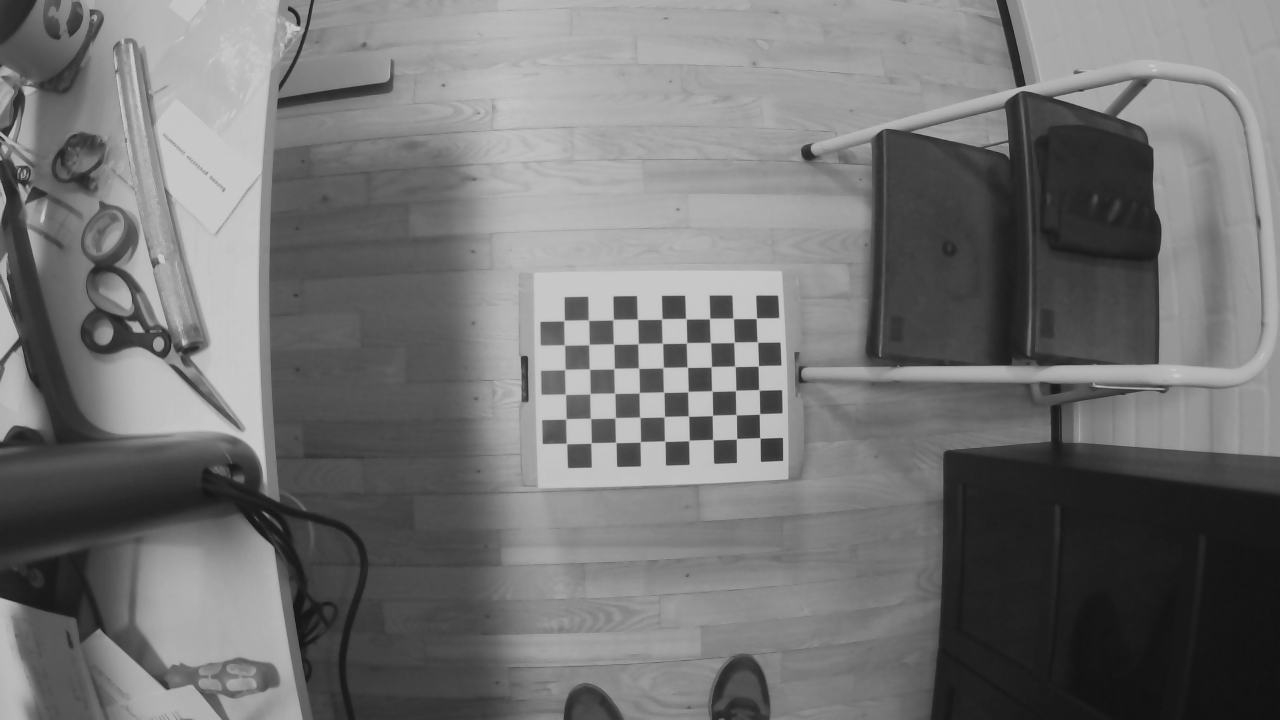
#> input picture data/calibration_images/left-0001.png, 1280 x 720 px; its folder holds 6 pictures in this run
$ python calibration.py   (older library calls are emulated)
#> lines starting #> are read from the running program, lines starting #| are printed output that depends on the picture
import numpy as np
import cv2
import glob
import matplotlib.pyplot as plt
import pickle


class Calibration:
    def __init__(self, img_path, nb_vertical, nb_horizontal):
        # setup for the calibration images
#> further down, img_left is the input picture: shape (720, 1280, 3); min 18, max 201, mean 115.2
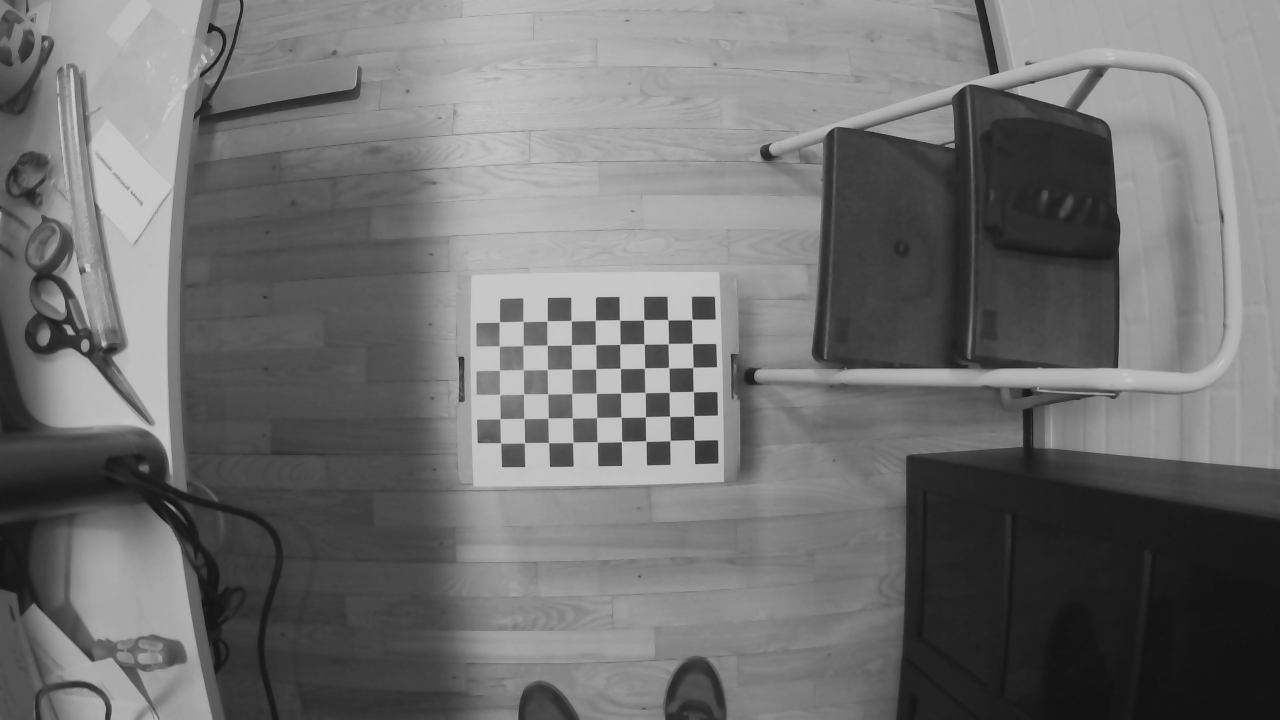
#> input picture data/calibration_images/right-0001.png, 1280 x 720 px
#> further down, img_right is the input picture: shape (720, 1280, 3); min 18, max 201, mean 112.4
        self.PATH = img_path
        self.pattern_size = (nb_vertical, nb_horizontal)

        self.img_shape = None
        # for distorsion
        self.objpoints = []

        self.left_mtx = None
        self.left_dist = None
        self.left_roi = None
        self.left_cameramtx = None
        self.left_imgpoints = None

        self.right_mtx = None
        self.right_dist = None
        self.right_roi = None
        self.right_cameramtx = None
        self.right_imgpoints = None


        # Resulting calculations
        self.F = None
        self.R_l = None
        self.R_r = None
        self.P_l = None
        self.P_r = None
        self.left_map = None
        self.right_map = None

    def calibrate(self, Show = False):

        #calibrate left camera
        ind = self.PATH.find("*")
        path = self.PATH[0:ind] + "left" + self.PATH[ind:]
        print(path)
        self.left_mtx, self.left_dist, self.left_roi, self.left_cameramtx, self.left_imgpoints = self._calibrate(path,Show)

        #calibrate the right camera
        path = self.PATH[0:ind] + "right" + self.PATH[ind:]
        print(path)
        self.right_mtx, self.right_dist, self.right_roi, self.right_cameramtx, self.right_imgpoints = self._calibrate(path,Show)

        self._rectify(self.img_shape,Show)


    def _calibrate(self, Path, Show):

        # prepare object points, like (0,0,0), (1,0,0), (2,0,0) ....,(6,5,0)
        objp = np.zeros((self.pattern_size[0]*self.pattern_size[1],3), np.float32)
        objp[:,:2] = np.mgrid[0:self.pattern_size[0],0:self.pattern_size[1]].T.reshape(-1,2)

        # Arrays to store object points and image points from all the images.
        self.objpoints = [] # 3d point in real world space
        imgpoints = [] # 2d points in image plane.

        # Load the images
        images = glob.glob(Path)
        assert images

        # perform calibration for left images only
        for fname in images:
            img = cv2.imread(fname)
            gray = cv2.cvtColor(img, cv2.COLOR_BGR2GRAY)

            #Implement findChessboardCorners here
            ret, corners = cv2.findChessboardCorners(img, self.pattern_size)

            # If found, add object points, image points (after refining them)
            if ret == True:
                self.objpoints.append(objp)
                imgpoints.append(corners)

        if Show == True:
            img = cv2.drawChessboardCorners(img, (self.pattern_size[0],self.pattern_size[1]), corners,ret)
            cv2.imshow('img',img)
            cv2.waitKey(0)


        h, w = img.shape[:2]
        self.img_shape = gray.shape[::-1]
        ret, mtx, dist, rvecs, tvecs = cv2.calibrateCamera(self.objpoints, imgpoints, self.img_shape, None, None)
        newcameramtx, roi = cv2.getOptimalNewCameraMatrix(mtx,dist,(w,h),0,(w,h))

        return mtx, dist, roi, newcameramtx, imgpoints

    # [10 lines left out: function distort_img, not called in this run]

    def _rectify(self, dims, Show = False):
        flags = 0
        #flags |= cv2.CALIB_FIX_INTRINSIC
        flags |= cv2.CALIB_FIX_PRINCIPAL_POINT
        #flags |= cv2.CALIB_USE_INTRINSIC_GUESS
        #flags |= cv2.CALIB_FIX_FOCAL_LENGTH
        flags |= cv2.CALIB_FIX_ASPECT_RATIO
        #flags |= cv2.CALIB_ZERO_TANGENT_DIST
        #flags |= cv2.CALIB_RATIONAL_MODEL
        # flags |= cv2.CALIB_SAME_FOCAL_LENGTH
        # flags |= cv2.CALIB_FIX_K3
        # flags |= cv2.CALIB_FIX_K4
        # flags |= cv2.CALIB_FIX_K5
        stereocalib_criteria = (cv2.TERM_CRITERIA_MAX_ITER + cv2.TERM_CRITERIA_EPS, 2000, 1e-5)

        ret, M1, d1, M2, d2, R, T, E, self.F = cv2.stereoCalibrate(self.objpoints, self.left_imgpoints,
                                                              self.right_imgpoints, self.left_mtx, self.left_dist,
                                                              self.right_mtx,self.right_dist, dims,
                                                              criteria=stereocalib_criteria, flags=flags)
        self.R_l, self.R_r, self.P_l, self.P_r, Q, roi1, roi2 = cv2.stereoRectify(M1,d1,M2,d2,dims,R,T)

        self.left_map = cv2.initUndistortRectifyMap(M1,d1,self.R_l,self.P_l,dims,cv2.CV_32FC1)
        self.right_map = cv2.initUndistortRectifyMap(M2,d2,self.R_r,self.P_r,dims,cv2.CV_32FC1)

    def _drawlines(self, img1,img2,lines,pts1,pts2):
        ''' img1 - image on which we draw the epilines for the points in img2
            lines - corresponding epilines '''
        r,c = img1.shape
        img1 = cv2.cvtColor(img1,cv2.COLOR_GRAY2BGR)
        img2 = cv2.cvtColor(img2,cv2.COLOR_GRAY2BGR)
        for r,pt1,pt2 in zip(lines,pts1,pts2):
            color = tuple(np.random.randint(0,255,3).tolist())
            x0,y0 = map(int, [0, -r[2]/r[1] ])
            x1,y1 = map(int, [c, -(r[2]+r[0]*c)/r[1] ])
            img1 = cv2.line(img1, (x0,y0), (x1,y1), color,2)
            img1 = cv2.circle(img1,tuple(pt1),5,color,-1)
            img2 = cv2.circle(img2,tuple(pt2),5,color,-1)
        return img1,img2

    # [13 lines left out: functions left_remap, right_remap, not called in this run]

    def draw_epilines(self,left_img,right_img, nb_matches = 200):
#> called with nb_matches = 50
        left_img = cv2.cvtColor(left_img,cv2.COLOR_BGR2GRAY)
        right_img = cv2.cvtColor(right_img,cv2.COLOR_BGR2GRAY)

        sift = cv2.xfeatures2d.SIFT_create()
        # find the keypoints and descriptors with SIFT
        kp1, des1 = sift.detectAndCompute(left_img, None)
#> kp1 = 767 keypoints; strongest (x, y, size): (771, 450, 14.5), (725, 452, 15), (721, 306, 14.8), (767, 306, 14.5)
        kp2, des2 = sift.detectAndCompute(right_img, None)
#> kp2 = 797 keypoints; strongest (x, y, size): (706, 452, 15), (703, 307, 15.1), (656, 307, 15.3), (658, 454, 15.2)

        # create BFMatcher object
        bf = cv2.BFMatcher()
        # Match descriptors.
        matches = bf.match(des1,des2)
#> matches = 767 matches

        #flann = cv2.DescriptorMatcher_create(cv2.DescriptorMatcher_FLANNBASED)
        #matches = flann.match(des1, des2)


        # Sort them in the order of their distance (i.e. best matches first).
        matches = sorted(matches, key = lambda x:x.distance)

        good = []
        pts1 = []
        pts2 = []

        for m in matches[:nb_matches]:
                good.append(m)
                pts1.append(kp1[m.queryIdx].pt)
                pts2.append(kp2[m.trainIdx].pt)
#> this loop made 50 passes
#> after the loop, good = 50 matches; pts1 = 50 pairs, first value 589.4 to 1232.9, second value 215 to 658.5; pts2 = 50 pairs, first value 525.6 to 1203.5, second value 213.5 to 661.4

        pts1 = np.int32(pts1)
#> pts1 = 50 pairs, first value 589 to 1232, second value 215 to 658
        pts2 = np.int32(pts2)
#> pts2 = 50 pairs, first value 525 to 1203, second value 213 to 661
        #Implement findFundamentalMat here:
        if self.F is None:
            F, mask = cv2.findFundamentalMat(pts1,pts2,cv2.FM_8POINT)
#> F = [[1.16e-06, 3.59e-05, -0.0146], [-3.41e-05, 1.1e-06, 0.0224], [0.0119, -0.0233, 1]]; mask = 50 values from 1 to 1
            # We select only inlier points
            pts1 = pts1[mask.ravel() == 1]
            pts2 = pts2[mask.ravel() == 1]
        else:
            F = self.F
        # Find epilines corresponding to points in right image (second image) and
        # drawing its lines on left image
        lines1 = cv2.computeCorrespondEpilines(pts2.reshape(-1, 1, 2), 2 ,F)
#> lines1 = 50 rows, first 8: [0.564, -0.825, -60.41], [0.76, -0.65, -259], [0.989, 0.149, -720], [-0.817, -0.576, 769.5], [0.827, 0.562, -770.6], [-0.984, 0.179, 590.2], [0.584, -0.812, -78.41], [0.76, -0.65, -259]
        lines1 = lines1.reshape(-1, 3)
        img5, img6 = self._drawlines(left_img, right_img, lines1, pts1, pts2)
#> the loop in _drawlines, `for r,pt1,pt2 in zip(lines,pts1,pts2):` made 50 passes
#> (r, pt1, pt2, color, y0, y1) on passes 1 to 9: ([0.564, -0.825, -60.41], [666, 394], [569, 318], (172, 47, 117), -73, 802), ([0.76, -0.65, -259], [739, 436], [597, 318], (192, 67, 251), -398, 1098), ([0.989, 0.149, -720], [666, 394], [646, 317], (195, 103, 9), 4830, -3661), ([-0.817, -0.576, 769.5], [629, 476], [561, 476], (211, 21, 242), 1335, -480), ([0.827, 0.562, -770.6], [762, 411], [670, 322], (36, 87, 70), 1371, -513), ([-0.984, 0.179, 590.2], [736, 340], [647, 443], (216, 88, 140), -3293, 3733), ([0.584, -0.812, -78.41], [735, 461], [550, 300], (58, 193, 230), -96, 823), ([0.76, -0.65, -259], [734, 441], [597, 318], (39, 87, 174), -398, 1098), ([0.652, 0.758, -728.7], [689, 369], [670, 342], (88, 81, 165), 961, -139)
#> after the loop in _drawlines, `for r,pt1,pt2 in zip(lines,pts1,pts2):`: img1: shape (720, 1280, 3); mean B, G, R 113.8, 116.1, 115.5
#> after the loop in _drawlines, `for r,pt1,pt2 in zip(lines,pts1,pts2):`:
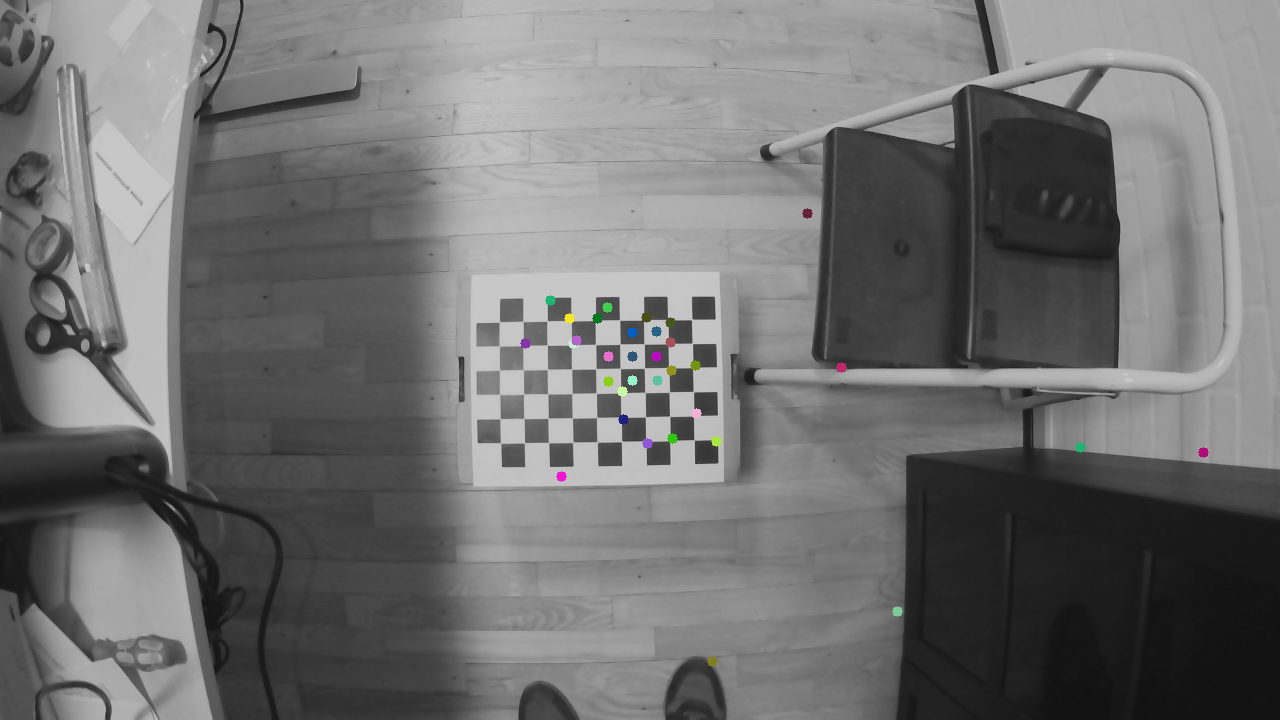
#> img2: shape (720, 1280, 3); mean B, G, R 112.4, 112.4, 112.4

        # Find epilines corresponding to points in left image (first image) and
        # drawing its lines on right image
        lines2 = cv2.computeCorrespondEpilines(pts1.reshape(-1, 1, 2), 1, F)
#> lines2 = 50 rows, first 8: [0.907, 0.422, -733.5], [0.64, -0.768, -123.4], [0.907, 0.422, -733.5], [0.907, 0.422, -733.5], [0.318, -0.948, 148.6], [-0.557, -0.831, 662], [0.797, -0.605, -283.3], [0.702, -0.712, -183.1]
        lines2 = lines2.reshape(-1, 3)
        img3, img4 = self._drawlines(right_img, left_img, lines2, pts2, pts1)
#> the loop in _drawlines (call 2), `for r,pt1,pt2 in zip(lines,pts1,pts2):` made 50 passes
#> (r, pt1, pt2, color, y0, y1) on passes 1 to 8: ([0.907, 0.422, -733.5], [569, 318], [666, 394], (0, 138, 114), 1738, -1012), ([0.64, -0.768, -123.4], [597, 318], [739, 436], (43, 186, 127), -160, 906), ([0.907, 0.422, -733.5], [646, 317], [666, 394], (23, 187, 130), 1738, -1012), ([0.907, 0.422, -733.5], [561, 476], [629, 476], (121, 98, 62), 1737, -1011), ([0.318, -0.948, 148.6], [670, 322], [762, 411], (163, 222, 123), 156, 585), ([-0.557, -0.831, 662], [647, 443], [736, 340], (195, 82, 174), 796, -60), ([0.797, -0.605, -283.3], [550, 300], [735, 461], (227, 148, 209), -468, 1217), ([0.702, -0.712, -183.1], [597, 318], [734, 441], (50, 155, 14), -256, 1003)
#> after the loop in _drawlines (call 2), `for r,pt1,pt2 in zip(lines,pts1,pts2):`:
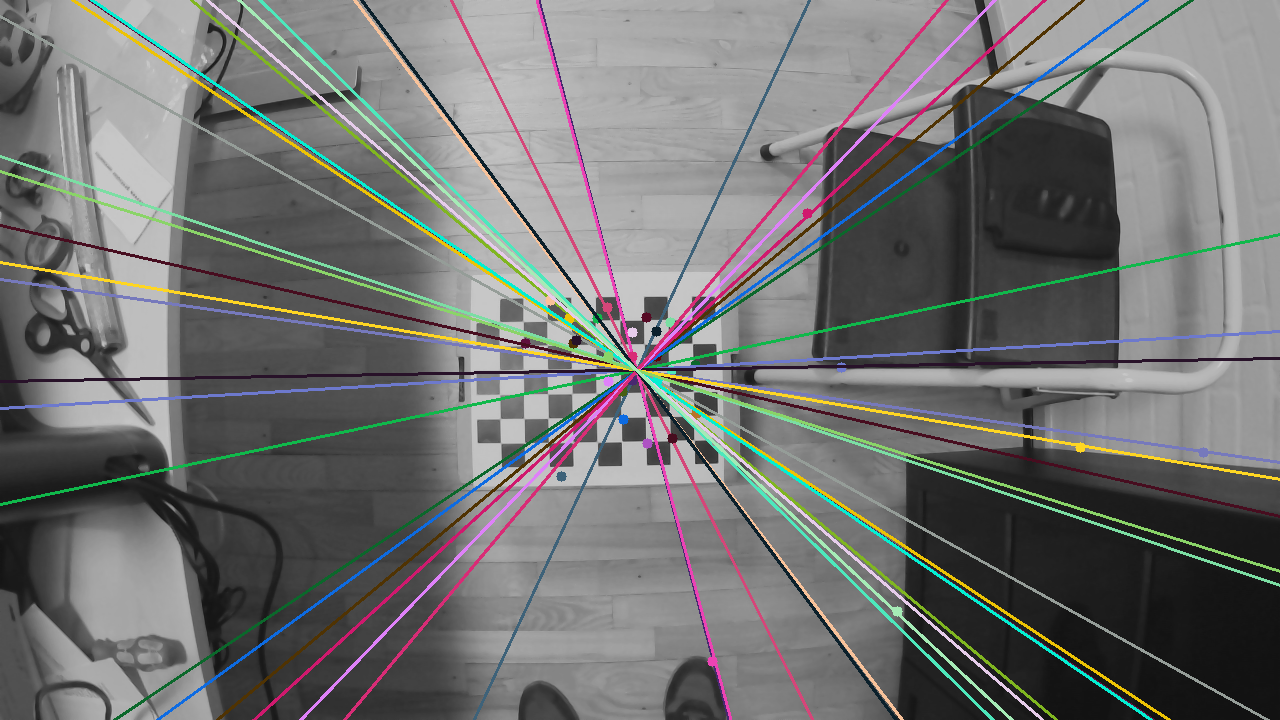
#> img1: shape (720, 1280, 3); mean B, G, R 112.9, 114, 113.1
#> after the loop in _drawlines (call 2), `for r,pt1,pt2 in zip(lines,pts1,pts2):`:
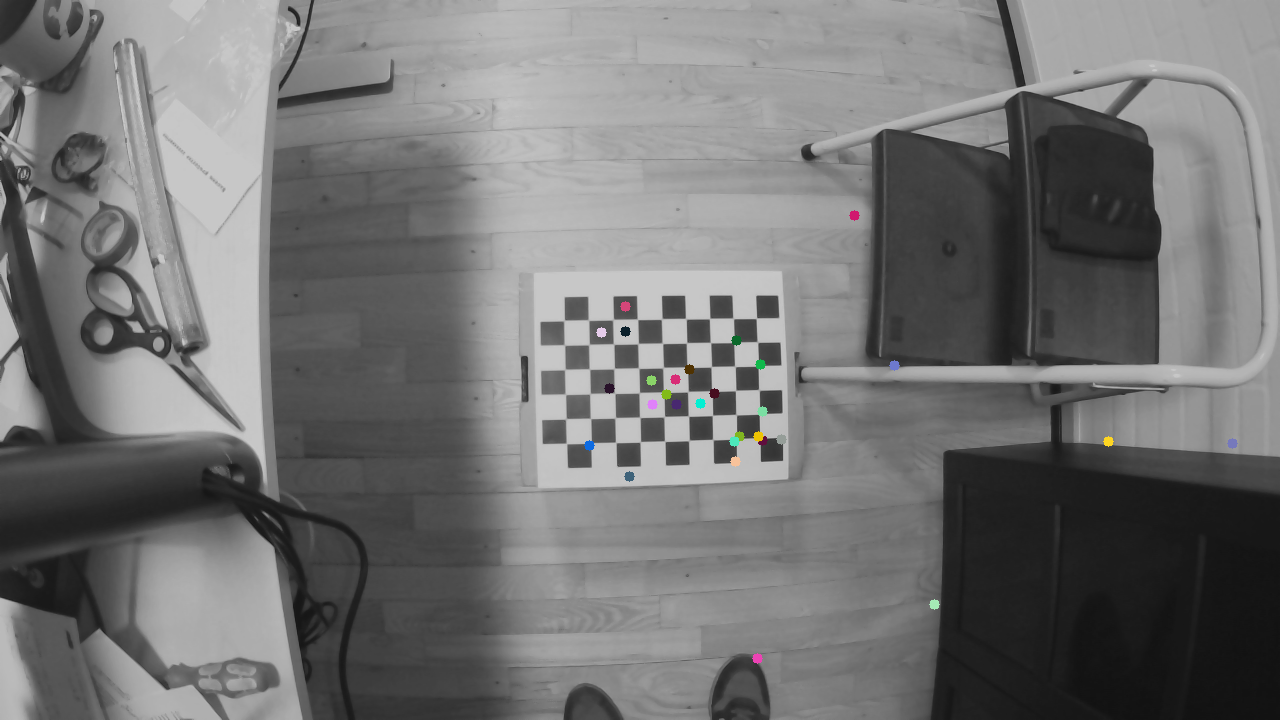
#> img2: shape (720, 1280, 3); mean B, G, R 115.1, 115.2, 115.1
        fig, ax = plt.subplots(nrows=1, ncols=2, figsize=(18,18))
        ax[0].imshow(img5)
        ax[0].set_title('left image')
        ax[1].imshow(img3)
        ax[1].set_title('right image')

    # [44 lines left out: functions draw_manual_lines, save, load, not called in this run]


if __name__ == "__main__":
    # test code

    cali = Calibration("data/calibration_images/*.png", 6, 9)
    img_left = cv2.imread("data/calibration_images/left-0001.png")
    img_right = cv2.imread("data/calibration_images/right-0001.png")
    cali.draw_epilines(img_left,img_right,50)


    print("-------------- Calibrating --------------")
    cali.calibrate()
#> in _calibrate, `ret, corners = cv2.findChessboardCorners(img, self.pattern_size)`: ret = True; corners = 54 rows, first 8: [756.3, 318.3], [757.7, 342.3], [758.3, 365.8], [759, 389.9], [759.5, 414], [760, 438], [733.5, 318.6], [734, 342.3]
#> in _calibrate, `h, w = img.shape[:2]`: h = 720; w = 1280
#> in _calibrate (call 2), `ret, corners = cv2.findChessboardCorners(img, self.pattern_size)`: corners = 54 rows, first 8: [691.7, 319.5], [692.4, 343.5], [692.7, 367.5], [693.4, 391.6], [693.8, 415.8], [694.1, 440.1], [667.8, 319.6], [668.3, 343.6]
#> in calibrate, `self.right_mtx, self.right_dist, self.right_roi, self.right_cameramtx,..`: self.right_mtx = [[2968.5, 0, 629.7], [0, 2971.8, 374.6], [0, 0, 1]]; self.right_dist = [[-4.13, -822.9, 0.0575, -0.0761, -3.76]]; self.right_roi = (0, 0, 1279, 719); self.right_cameramtx has the same summary as self.right_mtx; self.right_imgpoints = 1 item
#> (the run stopped early here; a loop or call above may not have finished)
